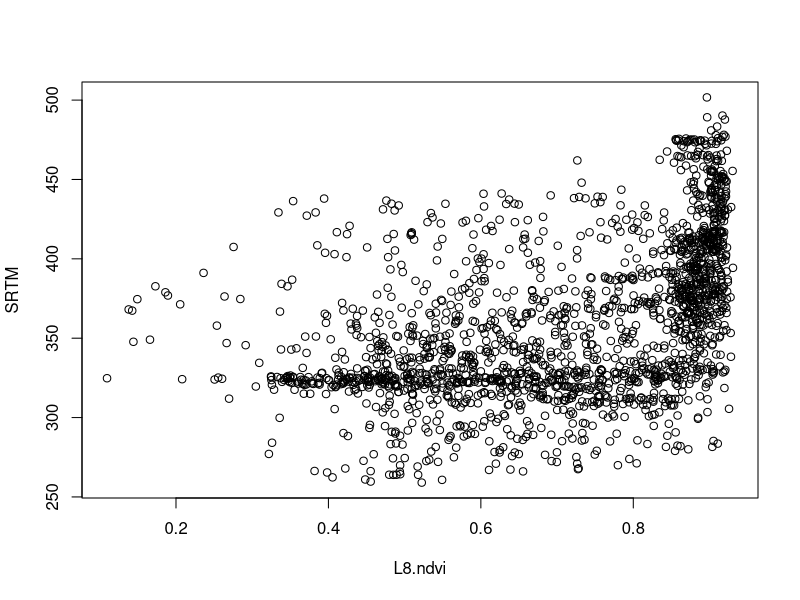
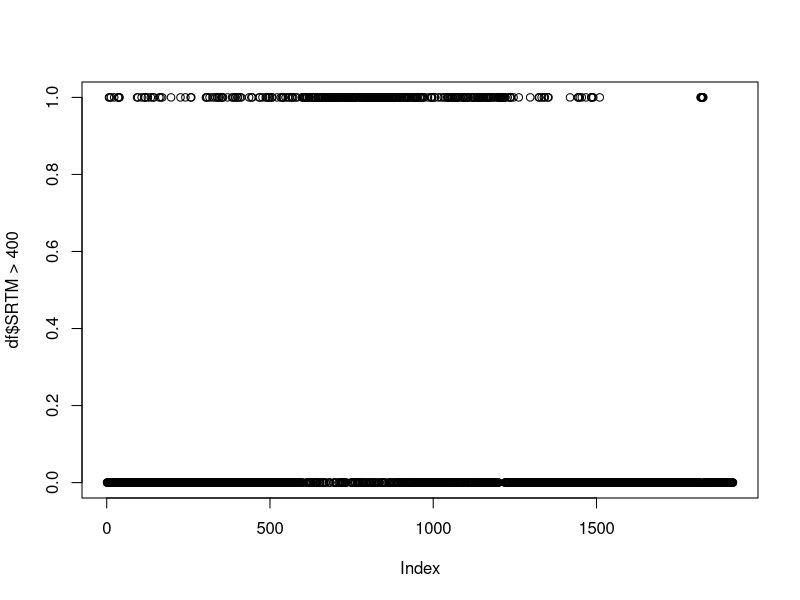

The R source for these figures, in order:
setwd("C:/Users/User/Desktop/R_Course/Intro_R_EAGLE/Data")

#week3
df <- read.csv("Steigerwald_sample_points_all_data_subset_withNames.csv")

head(df)
summary(df)
View(df)

str(df) # giving structure just as int, num, character

df[,c('S2.1','S2.2')]
df[,4:13]  #all sentinel data
df[1:10,]

#scatterplot
plot(df[,c("L8.ndvi","SRTM")])

plot(df$SRTM > 400)  # $ = True / False abfrage



#week2
X <-  seq(1,100, by=2.5)
X

X[7]

X[length(X)] #length giving you the entries (the volume) of the list at the same time its the last index
X[length(X)-1] #second to last

X[-1] #everything expect the first position

idx <- c(1,2,6)
X[idx] #giving only these defined positions
X[-idx]


X > 20
(X<= 10) | (X>=20)  # will get as True / False cause of the or


X2 <- numeric(length(X))
X2
X2[X<30] <- 1 # X<30 refering to the values smaller than 30 cause of X in it 
              # otherwise for replacing the first 30 position of the list X[1:30] <- 1
X2

#Matrix
m1 <- matrix(c(4,7,3,8,9,2), nrow = 2)
m1

m1[,2] #2 colm



numbers_1 <- rnorm(80,mean=0,sd=1)
numbers_1

mat_1 <- matrix(numbers_1,nrow=20,ncol=4)
#Transform into a Matrix with 20 rows and 4 columns
mat_1

df_1 <- data.frame(mat_1)
df_1

#Data Frame

df0 <- data.frame(A=c(1,2,3),B=c("aB1","aB2","aB3"))
df0
df0["A"]

df0$B[3] #Abfrage mit Bedingung


#week2 slides 104
df_a <- data.frame(plot="location_name_1", measure1=runif(100)*1000,measure2=round(runif(100)*100), value=rnorm(100,2,1) ,ID=rep(LETTERS,100)[1:100])
df_a

df_b <- data.frame(plot="location_name_2", measure1=runif(50)*100,measure2=round(runif(50)*10), value=rnorm(50) ,ID=rep(LETTERS,50)[1:50])
df_b

df_combined <- rbind(df_a, df_b) # row bind ; cbind = column combination
df_combined
summary(df_combined)

df_combined[,c('plot','measure1','measure2')] # [, column query c is list what columns]

df_combined[1:5,c('plot','measure1','measure2')] # [row queryndefinition linr 1 to 5 , column query]

df_combined[,c('plot','measure1','measure2')]

df_combined['measure2' < 5] # ???


